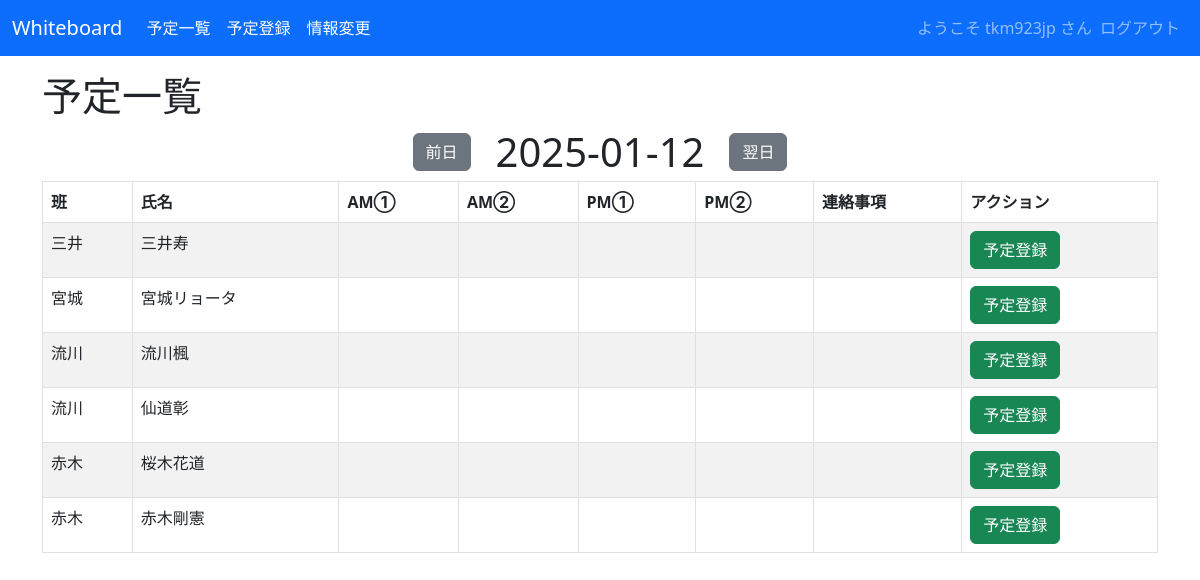
Page /crud/schedules/ (signed in) on the committed database.
### crud/models.py (models this page shows, shortened)
class User(models.Model):
    idnumber = models.CharField(max_length=200,verbose_name='社員番号',unique=True)
    name = models.CharField(max_length=200,verbose_name='氏名')
    phonenumber = models.CharField(max_length=200,null=True,blank=True,verbose_name='電話番号')
    email = models.EmailField(max_length=200,null=True,blank=True,verbose_name='メールアドレス')
    group = models.CharField(max_length=200,null=True,blank=True,verbose_name='班')
    category = models.ForeignKey(Category, on_delete=models.CASCADE,verbose_name='権限')

### crud/views.py (the view)
# urls.py: path('crud/schedules/', views.ScheduleListView.as_view(), name="schedules"),
class ScheduleListView(LoginRequiredMixin, ListView):
    template_name = 'schedules.html'
    def get_queryset(self):
        selected_date = parse_date(self.request.GET.get('selected_date', str(date.today())))
        if selected_date is None:
            selected_date = date.today()  # パース失敗時は今日の日付を使用
        schedule_key_subquery = Schedule.objects.filter(
            calendar_day=selected_date,
            idnumber=OuterRef('idnumber')
        ).order_by('idnumber').values('id')[:1]
        schedule_first_subquery = Schedule.objects.filter(
            calendar_day=selected_date,
            idnumber=OuterRef('idnumber')
        ).order_by('idnumber').values('first_schedule')[:1]
        schedule_second_subquery = Schedule.objects.filter(
            calendar_day=selected_date,
            idnumber=OuterRef('idnumber')
        ).order_by('idnumber').values('second_schedule')[:1]
        schedule_third_subquery = Schedule.objects.filter(
            calendar_day=selected_date,
            idnumber=OuterRef('idnumber')
        ).order_by('idnumber').values('third_schedule')[:1]
        schedule_fourth_subquery = Schedule.objects.filter(
            calendar_day=selected_date,
            idnumber=OuterRef('idnumber')
        ).order_by('idnumber').values('fourth_schedule')[:1]
        contact_subquery = Schedule.objects.filter(
            calendar_day=selected_date,
            idnumber=OuterRef('idnumber')
        ).order_by('idnumber').values('contact')[:1]
        queryset = User.objects.annotate(
            schedule_key=Coalesce(Subquery(schedule_key_subquery, output_field=IntegerField()), Value(0, output_field=IntegerField())),
            schedule_first=Coalesce(Subquery(schedule_first_subquery), Value('')),
            schedule_second=Coalesce(Subquery(schedule_second_subquery), Value('')),
            schedule_third=Coalesce(Subquery(schedule_third_subquery), Value('')),
            schedule_fourth=Coalesce(Subquery(schedule_fourth_subquery), Value('')),
            contact=Coalesce(Subquery(contact_subquery), Value(''))
        ).order_by('group', 'idnumber')
        return queryset
    def get_context_data(self, **kwargs):
        context = super().get_context_data(**kwargs)
        selected_date_str = self.request.GET.get('selected_date', None)
        if selected_date_str:
            context['selected_date'] = selected_date_str
        else:
            context['selected_date'] = date.today().isoformat()  # デフォルトで今日
        return context

### crud/templates/schedules.html (shortened to what this page needs)
{% extends "base.html" %}
{% block content %}
<h1>予定一覧</h1>
<div style="display: flex; align-items: center; justify-content: center; margin-bottom: 5px;">
  <form method="get" id="prev-day-form" style="margin-right: 10px;">
  <button type="submit" class="btn btn-secondary">前日</button>
</form>
<h1 id="selected-date" style="margin: 0 15px;"></h1>
<form method="get" id="next-day-form" style="margin-left: 10px;">
  <button type="submit" class="btn btn-secondary">翌日</button>
</form>
</div>
<table class="table table-striped table-hover table-bordered">
  <thead>
    <tr>
      <th>班</th>
      <th>氏名</th>
      <th>AM①</th>
      <th>AM②</th>
      <th>PM①</th>
      <th>PM②</th>
      <th>連絡事項</th>
      <th>アクション</th>
    </tr>
  </thead>
  <tbody>
    {% for user in object_list %}
    <tr>
      <td>{{ user.group }}</td>
      <td>{{ user.name }}</td>
      <td>{{ user.schedule_first }}</td>
      <td>{{ user.schedule_second }}</td>
      <td>{{ user.schedule_third }}</td>
      <td>{{ user.schedule_fourth }}</td>
      <td>{{ user.contact }}</td>
      <td>
        {% if user.schedule_key %}
        <button class="btn btn-primary" onclick="location.href='{% url 'edit_schedule' pk=user.schedule_key %}'">編集</button>
        {% else %}
        <button class="btn btn-success" onclick="location.href='{% url 'new_schedule' %}'">予定登録</button>
        {% endif %}</td>
    </tr>
    {% endfor %}
  </tbody>
</table>
{% endblock %}

### crud/templates/base.html (shortened to what this page needs)
<!DOCTYPE html>
<html lang="ja">
<head>
  <link href="https://cdn.jsdelivr.net/npm/bootstrap@5.3.0-alpha3/dist/css/bootstrap.min.css" rel="stylesheet"
>
</head>
<body>
  <nav class="navbar navbar-expand-lg navbar-dark bg-primary" style="margin-bottom: 1rem;">
    <div class="container-fluid">
      <a class="navbar-brand" href="{% url 'schedules' %}">Whiteboard</a>
      <div class="collapse navbar-collapse" id="navbarNav">
        <ul class="navbar-nav">
          <li class="nav-item">
            <a class="nav-link active" aria-current="page" href="{% url 'schedules' %}">予定一覧</a>
          </li>
          <li class="nav-item">
            <a class="nav-link active" aria-current="page" href="{% url 'new_schedule' %}">予定登録</a>
          </li>
          {% if request.user.is_authenticated %}
          <li class="nav-item">
            <a class="nav-link active" aria-current="page" href="{% url 'users' %}">情報変更</a>
          </li>
          {% endif %}
        </ul>
        <ul class="navbar-nav ms-auto">
          {% if request.user.is_authenticated %}
          <span class="navbar-text">
            ようこそ {{ user.get_username }} さん
          </span>
          <li class="nav-item">
            <form action="{% url 'logout' %}" method="post">
              <input class="nav-link" type="submit" value="ログアウト">
            </form>
          </li>
          {% else %}
          <li class="nav-item">
            <a class="nav-link" href="{% url 'login' %}">ログイン</a>
          </li>
          {% endif %}
        </ul>
      </div>
    </div>
  </nav>
  <div class="container">
    {% block content %}{% endblock %}
  </div>
</body>
</html>

### rows in the picture
User: group "三井", name "三井寿", shows "予定登録"
User: group "宮城", name "宮城リョータ", shows "予定登録"
User: group "流川", name "流川楓", shows "予定登録"
User: group "流川", name "仙道彰", shows "予定登録"
User: group "赤木", name "桜木花道", shows "予定登録"
User: group "赤木", name "赤木剛憲", shows "予定登録"

### other values in the picture
{{ user.get_username }} "tkm923jp"
